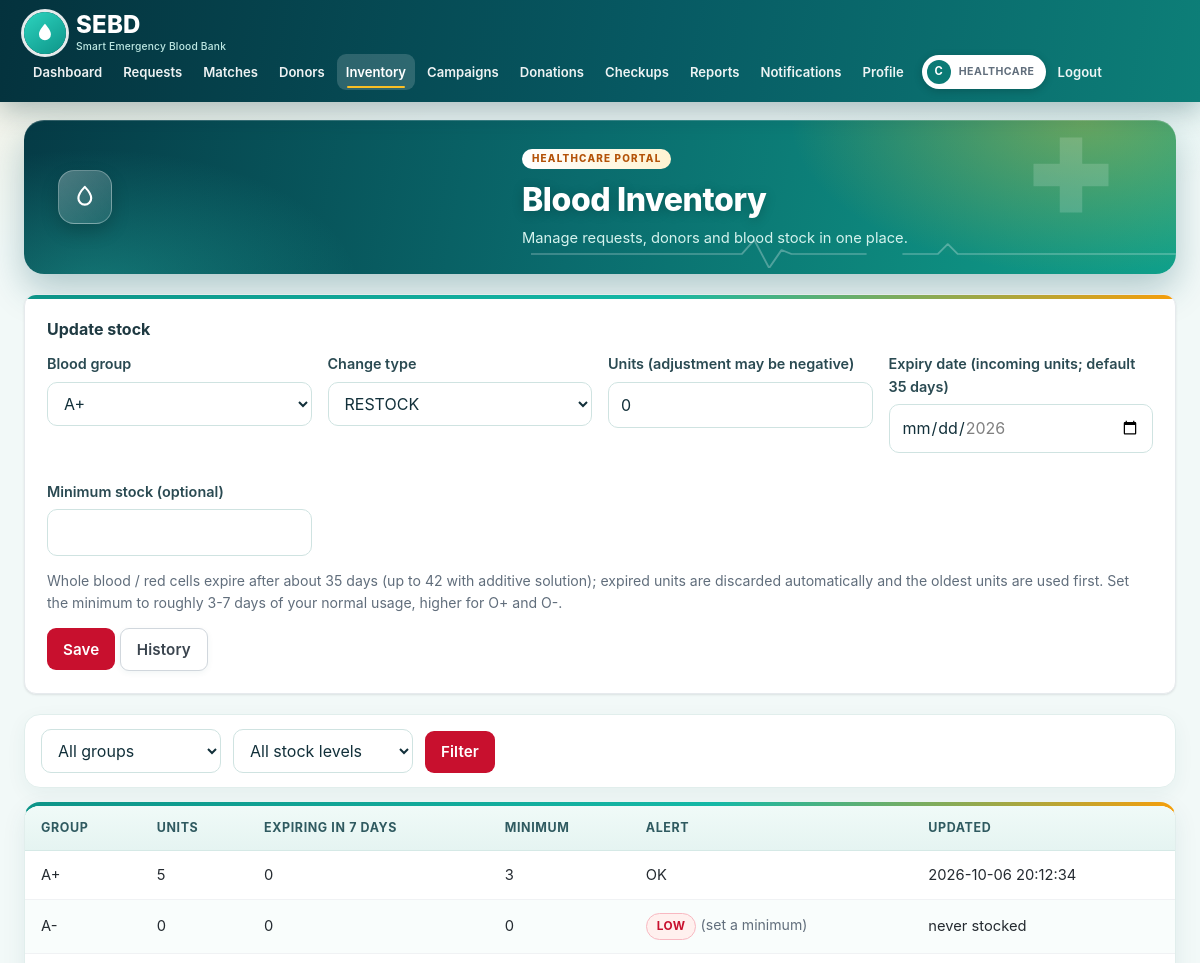
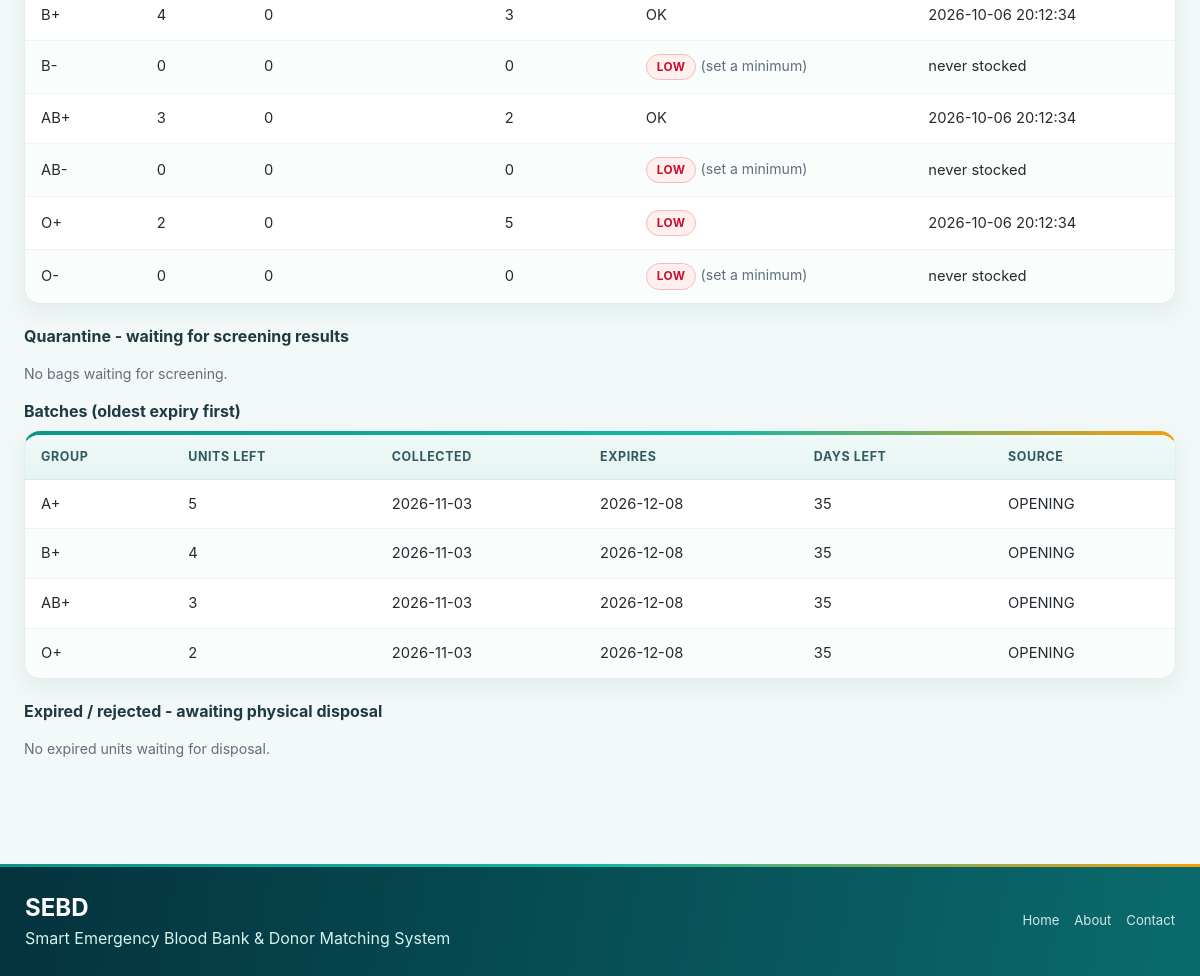
The page /healthcare/inventory.php (signed in) on the database its author committed (2 pictures, top to bottom).
### tables this page shows
CREATE TABLE IF NOT EXISTS `blood_inventory` (
  `inventory_id` int NOT NULL AUTO_INCREMENT,
  `organization_id` int NOT NULL,
  `blood_group` enum('A+','A-','B+','B-','AB+','AB-','O+','O-') NOT NULL,
  `units_available` int NOT NULL DEFAULT '0',
  `minimum_stock` int NOT NULL DEFAULT '0',
  `last_updated` datetime DEFAULT CURRENT_TIMESTAMP ON UPDATE CURRENT_TIMESTAMP,
  PRIMARY KEY (`inventory_id`),
  UNIQUE KEY `organization_id` (`organization_id`,`blood_group`)
);

CREATE TABLE IF NOT EXISTS `donors` (
  `donor_id` int NOT NULL AUTO_INCREMENT,
  `user_id` int NOT NULL,
  `blood_group` enum('A+','A-','B+','B-','AB+','AB-','O+','O-') NOT NULL,
  `date_of_birth` date NOT NULL,
  `weight_kg` decimal(5,2) DEFAULT NULL,
  `gender` varchar(20) DEFAULT NULL,
  `address` varchar(255) DEFAULT NULL,
  `city` varchar(100) DEFAULT NULL,
  `latitude` decimal(10,7) DEFAULT NULL,
  `longitude` decimal(10,7) DEFAULT NULL,
  `last_donation_date` date DEFAULT NULL,
  `recent_illness` varchar(255) DEFAULT NULL,
  `medication` varchar(255) DEFAULT NULL,
  `preferred_organization_id` int DEFAULT NULL,
  `rejection_reason` varchar(255) DEFAULT NULL,
  `re_review_requested` tinyint(1) NOT NULL DEFAULT '0',
  `health_status` enum('PENDING','CLEARED') DEFAULT 'PENDING',
  `verification_status` enum('PENDING','VERIFIED','REJECTED') DEFAULT 'PENDING',
  `availability_status` enum('AVAILABLE','UNAVAILABLE') DEFAULT 'UNAVAILABLE',
  `created_at` datetime DEFAULT CURRENT_TIMESTAMP,
  `updated_at` datetime DEFAULT CURRENT_TIMESTAMP ON UPDATE CURRENT_TIMESTAMP,
  PRIMARY KEY (`donor_id`),
  UNIQUE KEY `user_id` (`user_id`)
);

CREATE TABLE IF NOT EXISTS blood_batches (
  batch_id INT NOT NULL AUTO_INCREMENT,
  organization_id INT NOT NULL,
  blood_group ENUM('A+','A-','B+','B-','AB+','AB-','O+','O-') NOT NULL,
  units_remaining INT NOT NULL,
  collected_date DATE NOT NULL,
  expiry_date DATE NOT NULL,
  source ENUM('DONATION','RESTOCK','ADJUSTMENT','OPENING') NOT NULL DEFAULT 'RESTOCK',
  donation_id INT NULL,
  status ENUM('ACTIVE','USED','EXPIRED') NOT NULL DEFAULT 'ACTIVE',
  disposed_at DATETIME NULL,
  disposed_by INT NULL,
  disposal_note VARCHAR(255) NULL,
  created_at DATETIME NOT NULL DEFAULT CURRENT_TIMESTAMP,
  PRIMARY KEY (batch_id),
  KEY idx_batch_org_group (organization_id,blood_group,status,expiry_date),
  CONSTRAINT fk_batch_org FOREIGN KEY (organization_id) REFERENCES healthcare_organizations(organization_id)
);

### healthcare/inventory.php (the view, shortened to what the rows shown need)
<?php require_once __DIR__.'/../includes/auth.php'; require_role('HEALTHCARE');
$o=my_org($pdo); $oid=$o['organization_id'];
$bgf=get('blood_group'); $lowf=get('alert')==='LOW'; $sql="SELECT * FROM blood_inventory WHERE organization_id=?"; $p=[$oid]; if($bgf){$sql.=" AND blood_group=?";$p[]=$bgf;} if($lowf) $sql.=" AND units_available<=minimum_stock";
$s=$pdo->prepare($sql." ORDER BY blood_group"); $s->execute($p); $rows=$s->fetchAll();
$have=array_column($rows,'blood_group'); if(!$lowf) foreach(BLOOD as $g){ if(($bgf===''||$bgf===$g) && !in_array($g,$have,true)) $rows[]=['blood_group'=>$g,'units_available'=>0,'minimum_stock'=>0,'last_updated'=>'never stocked']; } usort($rows,fn($a,$b)=>array_search($a['blood_group'],BLOOD)<=>array_search($b['blood_group'],BLOOD));
$bats=active_batches($pdo,$oid); $warn=date('Y-m-d',strtotime('+'.EXPIRY_WARN_DAYS.' days'));
$soon=[]; foreach($bats as $b) if($b['expiry_date']<=$warn) $soon[$b['blood_group']]=($soon[$b['blood_group']]??0)+$b['units_remaining'];
$title='Blood Inventory'; require '../includes/header.php'; ?>
<div class="tw"><table><thead><tr><th>Group</th><th>Units</th><th>Expiring in <?= EXPIRY_WARN_DAYS ?> days</th><th>Minimum</th><th>Alert</th><th>Updated</th></tr></thead><tbody>
<?php foreach($rows as $r): ?><tr><td><?= h($r['blood_group']) ?></td><td><?= $r['units_available'] ?></td><td><?= !empty($soon[$r['blood_group']])?badge('EXPIRING').' '.$soon[$r['blood_group']]:'0' ?></td><td><?= $r['minimum_stock'] ?></td><td><?= $r['units_available']<=$r['minimum_stock']?badge('LOW').($r['minimum_stock']==0?' <small class="muted">(set a minimum)</small>':''):'OK' ?></td><td><?= h($r['last_updated']) ?></td></tr><?php endforeach; ?></tbody></table></div>
<div class="tw"><table><thead><tr><th>Group</th><th>Units left</th><th>Collected</th><th>Expires</th><th>Days left</th><th>Source</th></tr></thead><tbody>
<?php foreach($bats as $b){ if($bgf && $b['blood_group']!==$bgf) continue; $dl=(int)((strtotime($b['expiry_date'])-strtotime(date('Y-m-d')))/86400); ?><tr><td><?= h($b['blood_group']) ?></td><td><?= $b['units_remaining'] ?></td><td><?= h($b['collected_date']) ?></td><td><?= h($b['expiry_date']) ?></td><td><?= $dl<=EXPIRY_WARN_DAYS?badge('EXPIRING').' ':'' ?><?= $dl ?></td><td><?= h($b['source']) ?></td></tr><?php } ?></tbody></table></div>
<?php require '../includes/footer.php';

### includes/functions.php (shortened to what the rows shown need)
<?php
function h($s){ return htmlspecialchars((string)$s, ENT_QUOTES, 'UTF-8'); }
function badge($s){ $label=$s==='CLEARED'?'Checkup cleared':str_replace('_',' ',$s); return "<span class='badge b-".strtolower(h($s))."'>".h($label)."</span>"; }
function my_org($pdo){ $s=$pdo->prepare("SELECT o.*,u.email FROM healthcare_organizations o JOIN users u USING(user_id) WHERE o.user_id=?"); $s->execute([$_SESSION['uid']]); return $s->fetch(); }
function compatible_donor_groups($r){
  $m=['A+'=>['A+','A-','O+','O-'],'A-'=>['A-','O-'],'B+'=>['B+','B-','O+','O-'],'B-'=>['B-','O-'],
      'AB+'=>BLOOD,'AB-'=>['AB-','A-','B-','O-'],'O+'=>['O+','O-'],'O-'=>['O-']];
  return $m[$r] ?? [];
}
function distance_km($a,$b,$c,$d){
  $r=6371; $dl=deg2rad($c-$a); $dn=deg2rad($d-$b);
  $x=sin($dl/2)**2+cos(deg2rad($a))*cos(deg2rad($c))*sin($dn/2)**2;
  return round(2*$r*asin(sqrt($x)),2);
}
function donor_group_order($recipient){
  $c=compatible_donor_groups($recipient); $reach=[];
  foreach(BLOOD as $g){ $reach[$g]=0; foreach(BLOOD as $rcp) if(in_array($g,compatible_donor_groups($rcp),true)) $reach[$g]++; }
  $rh=substr($recipient,-1);
  $key=fn($g)=>[$g===$recipient?0:1,substr($g,-1)===$rh?0:1,$reach[$g],array_search($g,BLOOD)];
  usort($c,fn($a,$b)=>$key($a)<=>$key($b));
  return $c;
}
function process_requests($pdo,$force=false){
  try{
    $e=$pdo->query("SELECT r.request_id,r.urgency,r.status,r.units_required,r.blood_group,ho.user_id org_user,
        (SELECT COUNT(*) FROM donor_matches m WHERE m.request_id=r.request_id AND m.status IN ('ACCEPTED','COMPLETED')) active,
        (SELECT COUNT(*) FROM emergency_request_history h WHERE h.request_id=r.request_id AND h.notes LIKE 'Re-match round%(automatic)%') autor,
        TIMESTAMPDIFF(MINUTE,r.created_at,r.required_time) win,
        GREATEST(r.created_at,COALESCE((SELECT MAX(h.changed_at) FROM emergency_request_history h WHERE h.request_id=r.request_id AND (h.notes LIKE 'Re-match round%' OR h.notes LIKE 'Request edited%urgency %')),r.created_at)) last_round,
        TIMESTAMPDIFF(MINUTE,GREATEST(r.created_at,COALESCE((SELECT MAX(h.changed_at) FROM emergency_request_history h WHERE h.request_id=r.request_id AND (h.notes LIKE 'Re-match round%' OR h.notes LIKE 'Request edited%urgency %')),r.created_at)),NOW()) waited
      FROM emergency_requests r JOIN healthcare_organizations ho USING(organization_id) WHERE r.status IN ('PENDING','MATCHING','PARTIALLY_FULFILLED') AND r.required_time>NOW()")->fetchAll();
    foreach($e as $r){
      $limit=min(ESCALATE_AFTER_MIN[$r['urgency']],max(ESCALATE_MIN_WAIT,intdiv((int)$r['win'],2)));
      if((int)$r['active']>=(int)$r['units_required'] || (int)$r['autor']>=AUTO_MAX_ROUNDS || (int)$r['waited']<$limit) continue;
      $rd=rematch_rounds($pdo,$r['request_id'])+1; $n=run_matching($pdo,$r['request_id'],$rd,$mi);
      $note="Re-match round $rd (automatic): $n additional donor(s) notified after {$limit} minutes without enough accepted donors (search widened".($n?'; '.match_info_text($mi,$r['blood_group']):'').").";
      $pdo->prepare("INSERT INTO emergency_request_history(request_id,old_status,new_status,changed_by,notes) VALUES(?,?,?,?,?)")->execute([$r['request_id'],$r['status'],$n&&$r['status']==='PENDING'?'MATCHING':$r['status'],$r['org_user'],$note]);
    }
  }catch(Throwable $x){  }
  finally{ try{ $pdo->query("SELECT RELEASE_LOCK('sebd_process_requests')"); }catch(Throwable $x){} }
}
function rematch_rounds($pdo,$rid){ $s=$pdo->prepare("SELECT COUNT(*) FROM emergency_request_history WHERE request_id=? AND notes LIKE 'Re-match round%'"); $s->execute([$rid]); return (int)$s->fetchColumn(); }
function reach_km($requiredTime,$now=null){ $left=(strtotime($requiredTime)-($now??time()))/60; return max(0,($left-RESPONSE_BUFFER_MIN)/60*TRAVEL_KMH); }
function run_matching($pdo,$rid,$round=0,&$info=null){
  $info=['exact'=>0,'compatible'=>0,'reserved'=>0,'far'=>0];
  $s=$pdo->prepare("SELECT r.*,COALESCE(r.latitude,o.latitude) lat,COALESCE(r.longitude,o.longitude) lng FROM emergency_requests r JOIN healthcare_organizations o ON o.organization_id=r.organization_id WHERE r.request_id=?");
  $s->execute([$rid]); $r=$s->fetch(); if(!$r) return 0;
  $order=donor_group_order($r['blood_group']); $in=implode(',',array_fill(0,count($order),'?'));
  $q=$pdo->prepare("SELECT d.*,u.user_id uid FROM donors d JOIN users u ON u.user_id=d.user_id
    WHERE d.verification_status='VERIFIED' AND d.health_status='CLEARED' AND d.availability_status='AVAILABLE' AND u.status='ACTIVE' AND d.weight_kg>".DONOR_MIN_WEIGHT_KG." AND d.date_of_birth<=DATE_SUB(CURDATE(),INTERVAL ".DONOR_MIN_AGE." YEAR)
    AND d.date_of_birth>DATE_SUB(CURDATE(),INTERVAL IF(d.last_donation_date IS NOT NULL OR EXISTS(SELECT 1 FROM donations dn WHERE dn.donor_id=d.donor_id),".(DONOR_MAX_AGE_REGULAR+1).",".(DONOR_MAX_AGE_FIRST+1).") YEAR) AND d.blood_group IN ($in)
    AND (d.last_donation_date IS NULL OR DATE_ADD(d.last_donation_date,INTERVAL ".DONATION_GAP_MONTHS." MONTH)<=CURDATE())
    AND NOT EXISTS(SELECT 1 FROM donor_matches m WHERE m.request_id=? AND m.donor_id=d.donor_id)");
  $q->execute([...$order,$rid]);
  $ladder=URGENCY_RADIUS[$r['urgency']];
  $need=max(1,((int)$r['units_required']-completed_units($pdo,$rid))*MATCH_POOL_FACTOR); $limit=max(URGENCY_LIMIT[$r['urgency']],(int)ceil($need*URGENCY_LIMIT_MULT[$r['urgency']]));
  $reach=reach_km($r['required_time']); $pools=['near'=>[],'far'=>[]];
  foreach($q->fetchAll() as $d){ $d['km']=distance_km($r['lat'],$r['lng'],$d['latitude'],$d['longitude']); $pools[($d['km']!==null&&$d['km']<=$reach)?'near':'far'][$d['blood_group']][]=$d; }
  $start=min($round,count($ladder)-1); $c=[];
  $c=array_slice($c,0,$limit); $n=0;
  foreach($c as $d){
    $info[$d['tier']]++; if($d['far']) $info['far']++; $n++;
  }
  return $n;
}
function match_info_text($i,$bg){
  $p=["{$i['exact']} exact $bg"]; if($i['compatible']) $p[]="{$i['compatible']} compatible"; if($i['reserved']) $p[]="{$i['reserved']} universal O- (exact/compatible donors were not enough)";
  return implode(', ',$p);
}
function active_batches($pdo,$oid){
  $s=$pdo->prepare("SELECT * FROM blood_batches WHERE organization_id=? AND status='ACTIVE' AND expiry_date>=? ORDER BY blood_group,expiry_date"); $s->execute([$oid,date('Y-m-d')]); return $s->fetchAll();
}
function completed_units($pdo,$rid){ $s=$pdo->prepare("SELECT COUNT(*) FROM donor_matches WHERE request_id=? AND status='COMPLETED'"); $s->execute([$rid]); return (int)$s->fetchColumn(); }

### rows shown on the page
blood_inventory: blood_group "A+", units_available "5", shows "0", minimum_stock "3", shows "OK", last_updated "2026-10-06 20:12:34"
blood_inventory: blood_group "B+", units_available "4", shows "0", minimum_stock "3", shows "OK", last_updated "2026-10-06 20:12:34"
blood_inventory: blood_group "AB+", units_available "3", shows "0", minimum_stock "2", shows "OK", last_updated "2026-10-06 20:12:34"
blood_inventory: blood_group "O+", units_available "2", shows "0", minimum_stock "5", last_updated "2026-10-06 20:12:34"
donors: blood_group "O-", units_available "0", minimum_stock "0", shows "(set a minimum)", last_updated "never stocked"
blood_batches: blood_group "A+", units_remaining "5", collected_date "2026-11-03", expiry_date "2026-12-08", expiry_date "35", source "OPENING"
blood_batches: blood_group "B+", units_remaining "4", collected_date "2026-11-03", expiry_date "2026-12-08", expiry_date "35", source "OPENING"
blood_batches: blood_group "AB+", units_remaining "3", collected_date "2026-11-03", expiry_date "2026-12-08", expiry_date "35", source "OPENING"
blood_batches: blood_group "O+", units_remaining "2", collected_date "2026-11-03", expiry_date "2026-12-08", expiry_date "35", source "OPENING"

### other values the page prints
$l "Dashboard"
$l "Requests"
$l "Matches"
$l "Donors"
$l "Inventory"
$l "Campaigns"
$l "Donations"
$l "Checkups"
$l "Reports"
$l "Notifications"
$l "Profile"
substr($_SESSION['name']??'U',0,1) "C"
$title "Blood Inventory"
SHELF_LIFE_DAYS "35"
MAX_SHELF_LIFE_DAYS "42"
